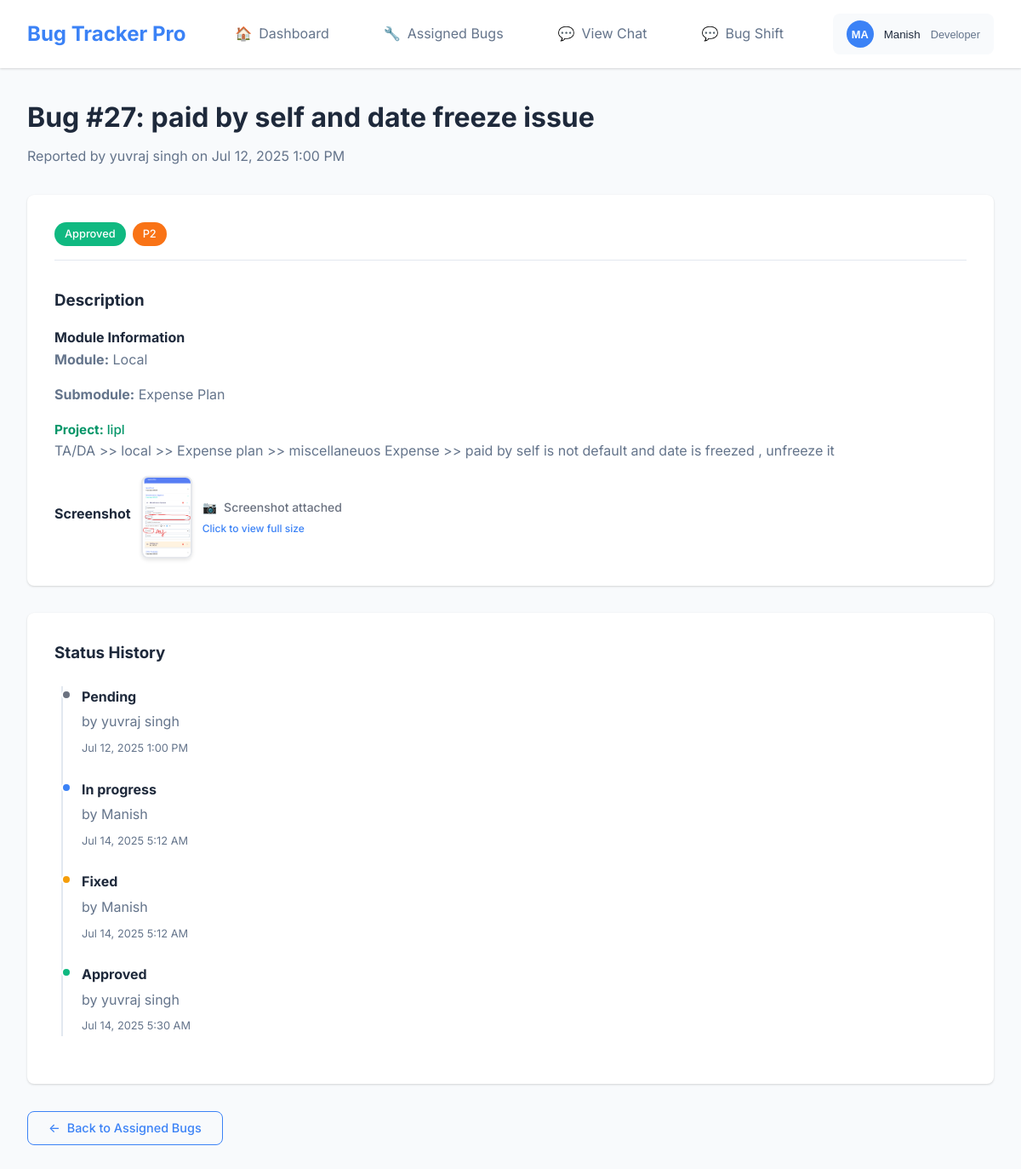
The app's page /view_bug.php?id=27 (signed in) with its own data.
### tables this page shows
CREATE TABLE `bug_tickets` (
  `id` int NOT NULL,
  `title` varchar(500) NOT NULL,
  `description` text NOT NULL,
  `priority` enum('P1','P2','P3','P4') NOT NULL,
  `visible_impact` text,
  `screenshot` varchar(255) DEFAULT NULL,
  `assigned_dev_id` int DEFAULT NULL,
  `created_by` int NOT NULL,
  `status` enum('pending','in_progress','fixed','approved','rejected') DEFAULT 'pending',
  `created_at` timestamp NOT NULL DEFAULT CURRENT_TIMESTAMP,
  `updated_at` timestamp NOT NULL DEFAULT CURRENT_TIMESTAMP ON UPDATE CURRENT_TIMESTAMP,
  `module` varchar(255) DEFAULT NULL,
  `submodule` varchar(255) DEFAULT NULL,
  `project_id` int DEFAULT NULL
);

CREATE TABLE `users` (
  `id` int NOT NULL,
  `name` varchar(255) NOT NULL,
  `email` varchar(255) NOT NULL,
  `password` varchar(255) NOT NULL,
  `role` enum('tester','developer','admin') NOT NULL DEFAULT 'tester',
  `created_at` timestamp NOT NULL DEFAULT CURRENT_TIMESTAMP,
  `updated_at` timestamp NOT NULL DEFAULT CURRENT_TIMESTAMP ON UPDATE CURRENT_TIMESTAMP
);

CREATE TABLE `projects` (
  `id` int NOT NULL,
  `name` varchar(255) NOT NULL,
  `created_at` timestamp NOT NULL DEFAULT CURRENT_TIMESTAMP,
  `updated_at` timestamp NOT NULL DEFAULT CURRENT_TIMESTAMP ON UPDATE CURRENT_TIMESTAMP
);

CREATE TABLE `bug_status_logs` (
  `id` int NOT NULL,
  `bug_id` int NOT NULL,
  `status` enum('pending','in_progress','fixed','approved','rejected') NOT NULL,
  `updated_by` int NOT NULL,
  `timestamp` timestamp NOT NULL DEFAULT CURRENT_TIMESTAMP
);

### config.php (called while the page is built, shortened)
<?php
function getUserRole() {
    return $_SESSION['user_role'] ?? null;
}
function formatDate($date) {
    return date('M d, Y g:i A', strtotime($date));
}
function getPriorityColor($priority) {
    switch($priority) {
        case 'P2': return '#f97316';
    }
}
function getStatusColor($status) {
    switch($status) {
        case 'pending': return '#6b7280';
        case 'in_progress': return '#3b82f6';
        case 'fixed': return '#f59e0b';
        case 'approved': return '#10b981';
    }
}
?>

### view_bug.php (the view, shortened to what this page needs)
<?php
require_once 'config.php';
$bugId = intval($_GET['id'] ?? 0);
$userRole = getUserRole();
$bug = null;
try {
    if ($userRole == 'tester') {
        $stmt = $pdo->prepare("
            SELECT bt.*, u.name as developer_name, u.email as developer_email, p.name as project_name
            FROM bug_tickets bt
            LEFT JOIN users u ON bt.assigned_dev_id = u.id
            LEFT JOIN projects p ON bt.project_id = p.id
            WHERE bt.id = ? AND bt.created_by = ?
        ");
        $stmt->execute([$bugId, $_SESSION['user_id']]);
    } elseif ($userRole == 'developer') {
        $stmt = $pdo->prepare("
            SELECT bt.*, u.name as tester_name, u.email as tester_email, p.name as project_name
            FROM bug_tickets bt
            JOIN users u ON bt.created_by = u.id
            LEFT JOIN projects p ON bt.project_id = p.id
            WHERE bt.id = ? AND bt.assigned_dev_id = ?
        ");
        $stmt->execute([$bugId, $_SESSION['user_id']]);
    }
    $bug = $stmt->fetch();
} catch (PDOException $e) {
    $error = 'Failed to load bug details';
}
$statusHistory = [];
try {
    $stmt = $pdo->prepare("
        SELECT bsl.*, u.name as user_name
        FROM bug_status_logs bsl
        JOIN users u ON bsl.updated_by = u.id
        WHERE bsl.bug_id = ?
        ORDER BY bsl.timestamp ASC
    ");
    $stmt->execute([$bugId]);
    $statusHistory = $stmt->fetchAll();
} catch (PDOException $e) {
}
?>
<!DOCTYPE html>
<html lang="en">
<head>
    <link rel="stylesheet" href="assets/css/style.css">
</head>
<body>
    <div class="app-container">
        <?php include 'includes/navbar.php'; ?>
        <main class="main-content">
            <div class="page-header">
                <h1>Bug #<?php echo $bug['id']; ?>: <?php echo htmlspecialchars($bug['title']); ?></h1>
                <p>
                    <?php if ($userRole == 'tester'): ?>
                        Assigned to <?php echo $bug['developer_name'] ? htmlspecialchars($bug['developer_name']) : 'Unassigned'; ?>
                    <?php else: ?>
                        Reported by <?php echo htmlspecialchars($bug['tester_name']); ?>
                    <?php endif; ?>
                    on <?php echo formatDate($bug['created_at']); ?>
                </p>
            </div>
            <div class="bug-details-view">
                <div class="bug-info-section">
                    <div class="bug-status-info">
                        <div class="status-badges">
                            <span class="status-badge" style="background-color: <?php echo getStatusColor($bug['status']); ?>">
                                <?php echo ucfirst(str_replace('_', ' ', $bug['status'])); ?>
                            </span>
                            <span class="priority-badge" style="background-color: <?php echo getPriorityColor($bug['priority']); ?>">
                                <?php echo $bug['priority']; ?>
                            </span>
                        </div>
                    </div>
                    <div class="bug-content">
                        <h3>Description</h3>
                        <div class="bug-module-section">
                            <h4>Module Information</h4>
                            <p><strong>Module:</strong> <?php echo htmlspecialchars($bug['module'] ?? 'N/A'); ?></p>
                            <p><strong>Submodule:</strong> <?php echo htmlspecialchars($bug['submodule'] ?? 'N/A'); ?></p>
                        </div>
                        <?php if ($bug['project_name']): ?>
                            <div class="bug-project-info">
                                <strong>Project:</strong> <?php echo htmlspecialchars($bug['project_name']); ?>
                            </div>
                        <?php endif; ?>
                        <p><?php echo nl2br(htmlspecialchars($bug['description'])); ?></p>
                        <?php if ($bug['screenshot']): ?>
                            <div class="bug-screenshot">
                                <h4>Screenshot</h4>
                                <img src="<?php echo UPLOAD_DIR . $bug['screenshot']; ?>"
                                     alt="Bug Screenshot"
                                     class="bug-screenshot-thumbnail"
                                     onclick="openModal('<?php echo UPLOAD_DIR . $bug['screenshot']; ?>')">
                                <div class="screenshot-info">
                                    <span class="screenshot-label">
                                        <span class="screenshot-icon">📷</span>Screenshot attached
                                    </span>
                                    <a href="javascript:void(0)"
                                       onclick="openModal('<?php echo UPLOAD_DIR . $bug['screenshot']; ?>')"
                                       class="screenshot-action">Click to view full size</a>
                                </div>
                            </div>
                        <?php endif; ?>
                    </div>
                </div>
                <?php if (!empty($statusHistory)): ?>
                    <div class="status-history">
                        <h3>Status History</h3>
                        <div class="timeline">
                            <?php foreach ($statusHistory as $history): ?>
                                <div class="timeline-item">
                                    <div class="timeline-marker" style="background-color: <?php echo getStatusColor($history['status']); ?>"></div>
                                    <div class="timeline-content">
                                        <strong><?php echo ucfirst(str_replace('_', ' ', $history['status'])); ?></strong>
                                        <p>by <?php echo htmlspecialchars($history['user_name']); ?></p>
                                        <small><?php echo formatDate($history['timestamp']); ?></small>
                                    </div>
                                </div>
                            <?php endforeach; ?>
                        </div>
                    </div>
                <?php endif; ?>
            </div>
            <div class="actions-footer">
                <?php if ($userRole == 'tester'): ?>
                    <a href="my_bugs.php" class="btn btn-outline">
                        <span>←</span> Back to My Bugs
                    </a>
                <?php else: ?>
                    <a href="developer_bugs.php" class="btn btn-outline">
                        <span>←</span> Back to Assigned Bugs
                    </a>
                <?php endif; ?>
            </div>
        </main>
    </div>
</body>
</html>

### assets/css/style.css (style rules this page uses)
:root { --primary-color: #3b82f6; --primary-hover: #2563eb; --secondary-color: #64748b; --success-color: #10b981; --warning-color: #f59e0b; --error-color: #ef4444; --background-color: #f8fafc; --surface-color: #ffffff; --text-primary: #1e293b; --text-secondary: #64748b; --border-color: #e2e8f0; --border-radius: 8px; --box-shadow: 0 1px 3px 0 rgba(0, 0, 0, 0.1), 0 1px 2px 0 rgba(0, 0, 0, 0.06); --box-shadow-lg: 0 10px 15px -3px rgba(0, 0, 0, 0.1), 0 4px 6px -2px rgba(0, 0, 0, 0.05); }
* { margin: 0; padding: 0; box-sizing: border-box; }
body { font-family: 'Inter', -apple-system, BlinkMacSystemFont, 'Segoe UI', Roboto, sans-serif; background-color: var(--background-color); color: var(--text-primary); line-height: 1.6; }
.btn { display: inline-flex; align-items: center; gap: 0.5rem; padding: 0.75rem 1.5rem; border: none; border-radius: var(--border-radius); font-weight: 500; text-decoration: none; cursor: pointer; transition: all 0.3s ease; font-size: 0.9rem; line-height: 1; }
.btn-outline { background: transparent; color: var(--primary-color); border: 1px solid var(--primary-color); }
.app-container { display: flex; flex-direction: column; min-height: 100vh; }
.main-content { flex: 1; padding: 2rem; max-width: 1200px; margin: 0 auto; width: 100%; }
.priority-badge, .status-badge { padding: 0.25rem 0.75rem; border-radius: 20px; font-size: 0.8rem; font-weight: 500; color: white; }
.page-header { margin-bottom: 2rem; }
.page-header h1 { font-size: 2rem; margin-bottom: 0.5rem; color: var(--text-primary); }
.page-header p { color: var(--text-secondary); }
.bug-screenshot { margin-top: 1rem; }
.bug-screenshot img { max-width: 100%; height: auto; border-radius: var(--border-radius); cursor: pointer; transition: transform 0.3s ease; }

### view_bug.php (style rules this page uses)
.bug-details-view { display: grid; gap: 2rem; margin-bottom: 2rem; }
.bug-info-section { background: var(--surface-color); padding: 2rem; border-radius: var(--border-radius); box-shadow: var(--box-shadow); }
.bug-status-info { margin-bottom: 2rem; padding-bottom: 1rem; border-bottom: 1px solid var(--border-color); }
.status-badges { display: flex; gap: 0.5rem; }
.bug-content h3 { margin-bottom: 1rem; color: var(--text-primary); }
.bug-content p { color: var(--text-secondary); line-height: 1.6; margin-bottom: 1rem; }
.bug-screenshot { margin-top: 1rem; display: flex; align-items: center; gap: 0.75rem; }
.bug-screenshot h4 { color: var(--text-primary); margin-bottom: 0.5rem; }
.bug-screenshot-thumbnail { width: 60px; height: 60px; border-radius: 8px; object-fit: cover; border: 2px solid #e5e7eb; cursor: pointer; transition: all 0.2s ease; box-shadow: 0 2px 4px rgba(0, 0, 0, 0.1); }
.screenshot-info { display: flex; flex-direction: column; gap: 0.25rem; }
.screenshot-label { font-size: 0.875rem; color: #6b7280; font-weight: 500; }
.screenshot-action { font-size: 0.75rem; color: #3b82f6; text-decoration: none; font-weight: 500; }
.screenshot-icon { display: inline-block; margin-right: 0.5rem; color: #6b7280; }
.bug-project-info { margin-top: 0.5rem; font-size: 0.95rem; color: #059669; font-weight: 500; }
.status-history, .remarks-history { background: var(--surface-color); padding: 2rem; border-radius: var(--border-radius); box-shadow: var(--box-shadow); }
.status-history h3, .remarks-history h3 { margin-bottom: 1.5rem; color: var(--text-primary); }
.timeline { position: relative; padding-left: 2rem; }
.timeline::before { content: ''; position: absolute; left: 0.5rem; top: 0; bottom: 0; width: 2px; background: var(--border-color); }
.timeline-item { position: relative; margin-bottom: 1.5rem; }
.timeline-marker { position: absolute; left: -1.5rem; top: 0.25rem; width: 12px; height: 12px; border-radius: 50%; border: 2px solid white; }
.timeline-content strong { color: var(--text-primary); }
.timeline-content p { color: var(--text-secondary); margin: 0.25rem 0; }
.timeline-content small { color: var(--text-secondary); font-size: 0.8rem; }
.actions-footer { display: flex; justify-content: space-between; align-items: center; margin-top: 2rem; }

### records on screen
bug_tickets: id "27", title "paid by self and date freeze issue", created_by.name "yuvraj singh", created_at "Jul 12, 2025 1:00 PM", status "Approved", priority "P2", module "Local", submodule "Expense Plan", project.name "lipl", description "TA/DA >> local >> Expense plan >> miscellaneuos Expense >> paid by self is not default and date is freezed , unfreeze it", screenshot (picture)
bug_status_logs: status "Pending", updated_by.name "yuvraj singh", timestamp "Jul 12, 2025 1:00 PM"
bug_status_logs: status "In progress", updated_by.name "Manish", timestamp "Jul 14, 2025 5:12 AM"
bug_status_logs: status "Fixed", updated_by.name "Manish", timestamp "Jul 14, 2025 5:12 AM"
bug_status_logs: status "Approved", updated_by.name "yuvraj singh", timestamp "Jul 14, 2025 5:30 AM"

### other values on screen
SITE_NAME "Bug Tracker Pro"
substr($_SESSION['user_name'], 0, 2) "MA"
$_SESSION['user_name'] "Manish"
getUserRole() "Developer"
